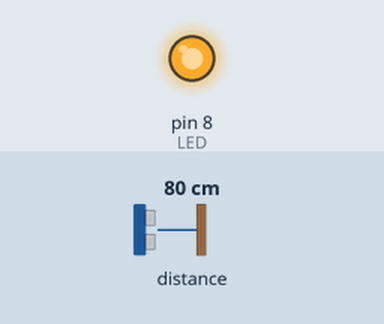
This sketch was run on a simulated Arduino Uno, built for the host (arithmetic inside an expression is 32-bit, double 64-bit). On the bench: output pins drawn as LEDs (lit = HIGH). The inputs (shaded band) are chosen by the test bench; at power-on: distance to the obstacle 80 cm.

Above: at 0.4 s.
Timing chart, 0 to 1.9 s (numbered marks = the images above):
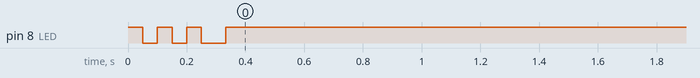

Measured:
- by itself, pin 8 (LED): alternates HIGH for 0.05 s and LOW for 0.05 s, 6 changes in all, then stays HIGH

The sketch:

Test_Laser.ino
```cpp
#include <Wire.h>
#include <Adafruit_VL53L1X.h>

#define LED 8

Adafruit_VL53L1X laserSensor = Adafruit_VL53L1X();

void setup() {
  pinMode(LED, OUTPUT);                // Set LED pin as output
  Wire.begin();
  laserSetupTest();
}

void loop() {
  laserDistanceTest();

}


// INPUT TEST 3: Test to make sure laser has been setup and connected
void laserSetupTest() {
  if (!laserSensor.begin()) {
    digitalWrite(LED, HIGH);
  } else {
    // Blink LED three times if initialization succeeds
    for (int i = 0; i < 3; i++) {
      digitalWrite(LED, HIGH);
      delay(50);
      digitalWrite(LED, LOW);
      delay(50);
    }
  }
  // Set the measurement timing budget (in ms)
  laserSensor.setTimingBudget(20000); // Set to 20ms
  // Set the inter-measurement period (in ms)
  laserSensor.VL53L1X_SetInterMeasurementInMs(50); // Set to 50ms
  // Start continuous ranging
  laserSensor.startRanging();
}


// INPUT TEST 4: Test to read laser distance from laser sensor
void laserDistanceTest() {
  for (int i = 0; i < 20; i++) { // Run the test for 20 readings (10 seconds)
    int distance = laserSensor.distance(); // Read the distance

    // Check if the distance is valid (non-zero)
    if (distance < 1000) { // Check if the sensor has a valid reading
      digitalWrite(LED, HIGH); // Light up the LED if the reading is valid
    } else {
      digitalWrite(LED, LOW); // Turn off the LED if no valid reading
    }

    delay(500); // Delay between readings (half a second)
  }
}
```
